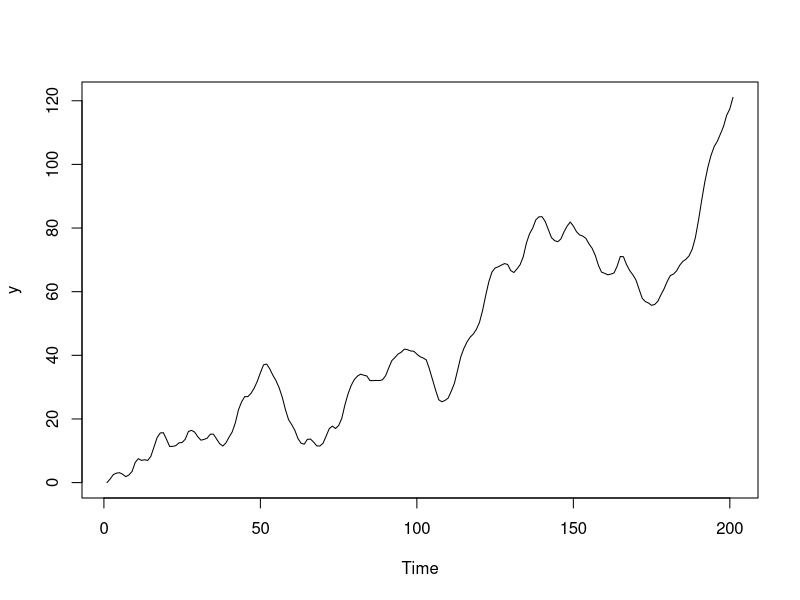
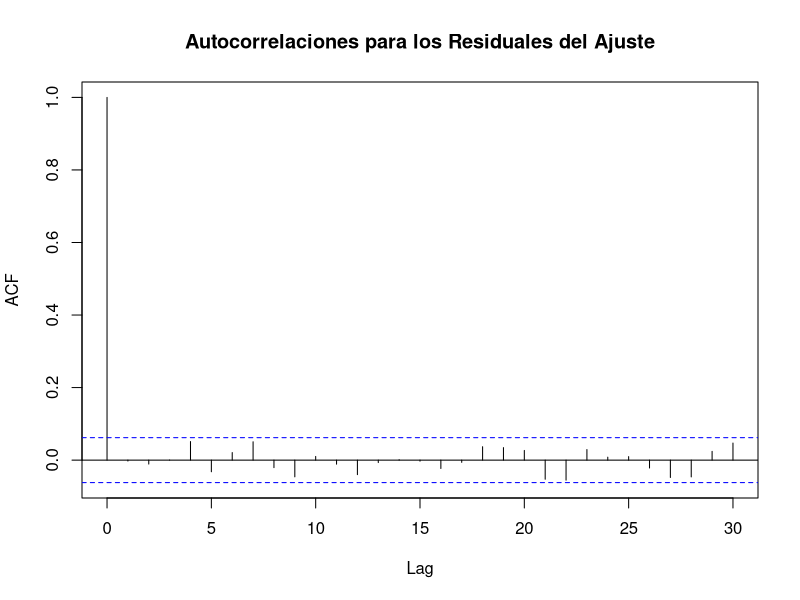

These figures' R source, in order:
#Reto 02: Proceso ARIMA(1,1,1) y predicción

"La función arima.sim() también nos permite simular modelos de series de tiempo con 
términos autorregresivos y de media móvil. En este ejemplo, vamos a estimar una serie de 200 obs,
con un término autorregresivo y uno de media móvil, junto con sus coeficientes asociados"
y <- arima.sim(model = list(order = c(1, 1, 1), ar = 0.8, ma = 0.3), n = 200)
plot(y)

"Con la función arima.sim() y las demás vistas en la sesión, realiza lo siguiente:"
# 1. Simula n = 1000 valores de un proceso ARIMA(1, 1, 1) con parámetros
# ar = 0.6 y ma = 0.2

# 2. Ajusta un modelo Arima a la serie simulada para estimar los
# parámetros y observa las estimaciones de los parámetros

# 3. Obtén el correlograma de los residuales del ajuste

# 4. Realiza tres predicciones con ayuda del modelo ajustado y la función predict()

# **Solución**

# A continuación, simulamos datos de un modelo ARIMA(1, 1, 1) 

set.seed(9)
x <- arima.sim(model = list(order = c(1, 1, 1), 
                            ar = 0.6, ma = 0.2), n = 1000)

# ajustamos un modelo a la serie simulada para recuperar los parámetros 
# estimados

fit <- arima(x, order = c(1, 1, 1))

# observamos las estimaciones de los parámetros

coefficients(fit)

# obtenemos el correlograma de los residuales del ajuste

acf(resid(fit), main = "")
title(main = "Autocorrelaciones para los Residuales del Ajuste")

# Llevamos a cabo tres predicciones con el modelo ajustado y la función `predict`

pred <- predict(fit, n.ahead = 3)
pred$pred
